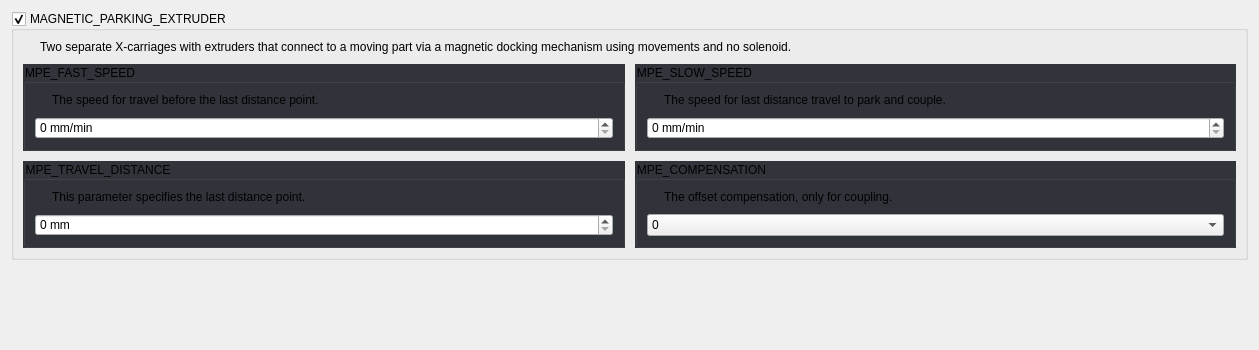
         <widget class="QWidget" name="scrollAreaWidgetContents_3">
          <property name="geometry">
           <rect>
            <x>0</x>
            <y>0</y>
            <width>1259</width>
            <height>350</height>
           </rect>
          </property>
          <property name="styleSheet">
           <string notr="true">#scrollAreaWidgetContents_3 {
	background: rgb(34, 35, 40);
}</string>
          </property>
          <layout class="QGridLayout" name="gridLayout_45">
           <item row="0" column="0">
            <widget class="QGroupBox" name="uMagneticParkingExtruderBox">
             <property name="title">
              <string>MAGNETIC_PARKING_EXTRUDER</string>
             </property>
             <property name="checkable">
              <bool>true</bool>
             </property>
             <layout class="QGridLayout" name="gridLayout_28">
              <property name="spacing">
               <number>10</number>
              </property>
              <item row="1" column="0" colspan="2">
               <widget class="QWidget" name="widget_8" native="true">
                <layout class="QGridLayout" name="gridLayout_37">
                 <property name="leftMargin">
                  <number>0</number>
                 </property>
                 <property name="topMargin">
                  <number>0</number>
                 </property>
                 <property name="rightMargin">
                  <number>0</number>
                 </property>
                 <property name="bottomMargin">
                  <number>0</number>
                 </property>
                 <property name="spacing">
                  <number>10</number>
                 </property>
                 <item row="0" column="1">
                  <widget class="QGroupBox" name="groupBox_17">
                   <property name="focusPolicy">
                    <enum>Qt::StrongFocus</enum>
                   </property>
                   <property name="styleSheet">
                    <string notr="true">QGroupBox:!disabled {
	background: rgb(50, 52, 59);
}</string>
                   </property>
                   <property name="title">
                    <string>MPE_SLOW_SPEED</string>
                   </property>
                   <layout class="QGridLayout" name="gridLayout_30">
                    <property name="spacing">
                     <number>10</number>
                    </property>
                    <item row="0" column="0">
                     <widget class="QLabel" name="label_38">
                      <property name="sizePolicy">
                       <sizepolicy hsizetype="Fixed" vsizetype="Fixed">
                        <horstretch>0</horstretch>
                        <verstretch>0</verstretch>
                       </sizepolicy>
                      </property>
                      <property name="text">
                       <string/>
                      </property>
                      <property name="pixmap">
                       <pixmap resource="../resources/resources.qrc">:/info_FILL0_wght100_GRAD0_opsz20.svg</pixmap>
                      </property>
                     </widget>
                    </item>
                    <item row="0" column="1">
                     <widget class="QLabel" name="label_39">
                      <property name="text">
                       <string>The speed for last distance travel to park and couple.</string>
                      </property>
                     </widget>
                    </item>
                    <item row="1" column="0" colspan="2">
                     <widget class="QSpinBox" name="uMpeSlowSpeedSpinBox">
                      <property name="suffix">
                       <string> mm/min</string>
                      </property>
                      <property name="maximum">
                       <number>100000</number>
                      </property>
                      <property name="stepType">
                       <enum>QAbstractSpinBox::AdaptiveDecimalStepType</enum>
                      </property>
                     </widget>
                    </item>
                   </layout>
                  </widget>
                 </item>
                 <item row="0" column="0">
                  <widget class="QGroupBox" name="groupBox_16">
                   <property name="focusPolicy">
                    <enum>Qt::StrongFocus</enum>
                   </property>
                   <property name="styleSheet">
                    <string notr="true">QGroupBox:!disabled {
	background: rgb(50, 52, 59);
}</string>
                   </property>
                   <property name="title">
                    <string>MPE_FAST_SPEED</string>
                   </property>
                   <layout class="QGridLayout" name="gridLayout_31">
                    <property name="spacing">
                     <number>10</number>
                    </property>
                    <item row="0" column="0">
                     <widget class="QLabel" name="label_36">
                      <property name="sizePolicy">
                       <sizepolicy hsizetype="Fixed" vsizetype="Fixed">
                        <horstretch>0</horstretch>
                        <verstretch>0</verstretch>
                       </sizepolicy>
                      </property>
                      <property name="text">
                       <string/>
                      </property>
                      <property name="pixmap">
                       <pixmap resource="../resources/resources.qrc">:/info_FILL0_wght100_GRAD0_opsz20.svg</pixmap>
                      </property>
                     </widget>
                    </item>
                    <item row="0" column="1">
                     <widget class="QLabel" name="label_37">
                      <property name="text">
                       <string>The speed for travel before the last distance point.</string>
                      </property>
                     </widget>
                    </item>
                    <item row="1" column="0" colspan="2">
                     <widget class="QSpinBox" name="uMpeFastSpeedSpinBox">
                      <property name="suffix">
                       <string> mm/min</string>
                      </property>
                      <property name="maximum">
                       <number>100000</number>
                      </property>
                      <property name="stepType">
                       <enum>QAbstractSpinBox::AdaptiveDecimalStepType</enum>
                      </property>
                     </widget>
                    </item>
                   </layout>
                  </widget>
                 </item>
                 <item row="1" column="0">
                  <widget class="QGroupBox" name="groupBox_18">
                   <property name="focusPolicy">
                    <enum>Qt::StrongFocus</enum>
                   </property>
                   <property name="styleSheet">
                    <string notr="true">QGroupBox:!disabled {
	background: rgb(50, 52, 59);
}</string>
                   </property>
                   <property name="title">
                    <string>MPE_TRAVEL_DISTANCE</string>
                   </property>
                   <layout class="QGridLayout" name="gridLayout_32">
                    <property name="spacing">
                     <number>10</number>
                    </property>
                    <item row="0" column="0">
                     <widget class="QLabel" name="label_32">
                      <property name="sizePolicy">
                       <sizepolicy hsizetype="Fixed" vsizetype="Fixed">
                        <horstretch>0</horstretch>
                        <verstretch>0</verstretch>
                       </sizepolicy>
                      </property>
                      <property name="text">
                       <string/>
                      </property>
                      <property name="pixmap">
                       <pixmap resource="../resources/resources.qrc">:/info_FILL0_wght100_GRAD0_opsz20.svg</pixmap>
                      </property>
                     </widget>
                    </item>
                    <item row="0" column="1">
                     <widget class="QLabel" name="label_33">
                      <property name="text">
                       <string>This parameter specifies the last distance point.</string>
                      </property>
                     </widget>
                    </item>
                    <item row="1" column="0" colspan="2">
                     <widget class="QSpinBox" name="uMpeTravelDistanceSpinBox">
                      <property name="suffix">
                       <string> mm</string>
                      </property>
                      <property name="prefix">
                       <string/>
                      </property>
                      <property name="maximum">
                       <number>1000</number>
                      </property>
                      <property name="stepType">
                       <enum>QAbstractSpinBox::AdaptiveDecimalStepType</enum>
                      </property>
                     </widget>
                    </item>
                   </layout>
                  </widget>
                 </item>
                 <item row="1" column="1">
                  <widget class="QGroupBox" name="groupBox_19">
                   <property name="focusPolicy">
                    <enum>Qt::StrongFocus</enum>
                   </property>
                   <property name="styleSheet">
                    <string notr="true">QGroupBox:!disabled {
	background: rgb(50, 52, 59);
}</string>
                   </property>
                   <property name="title">
                    <string>MPE_COMPENSATION</string>
                   </property>
                   <layout class="QGridLayout" name="gridLayout_29">
                    <property name="spacing">
                     <number>10</number>
                    </property>
                    <item row="0" column="0">
                     <widget class="QLabel" name="label_34">
                      <property name="sizePolicy">
                       <sizepolicy hsizetype="Fixed" vsizetype="Fixed">
                        <horstretch>0</horstretch>
                        <verstretch>0</verstretch>
                       </sizepolicy>
                      </property>
                      <property name="text">
                       <string/>
                      </property>
                      <property name="pixmap">
                       <pixmap resource="../resources/resources.qrc">:/info_FILL0_wght100_GRAD0_opsz20.svg</pixmap>
                      </property>
                     </widget>
                    </item>
                    <item row="0" column="1">
                     <widget class="QLabel" name="label_35">
                      <property name="text">
                       <string>The offset compensation, only for coupling.</string>
                      </property>
                     </widget>
                    </item>
                    <item row="1" column="0" colspan="2">
                     <widget class="Dropdown" name="uMpeCompensationDropdown">
                      <property name="currentIndex">
                       <number>1</number>
                      </property>
                      <item>
                       <property name="text">
                        <string>-1</string>
                       </property>
                      </item>
                      <item>
                       <property name="text">
                        <string>0</string>
                       </property>
                      </item>
                      <item>
                       <property name="text">
                        <string>1</string>
                       </property>
                      </item>
                     </widget>
                    </item>
                   </layout>
                  </widget>
                 </item>
                </layout>
               </widget>
              </item>
              <item row="0" column="1">
               <widget class="QLabel" name="label_41">
                <property name="text">
                 <string>Two separate X-carriages with extruders that connect to a moving part via a magnetic docking mechanism using movements and no solenoid.</string>
                </property>
               </widget>
              </item>
              <item row="0" column="0">
               <widget class="QLabel" name="label_40">
                <property name="sizePolicy">
                 <sizepolicy hsizetype="Fixed" vsizetype="Fixed">
                  <horstretch>0</horstretch>
                  <verstretch>0</verstretch>
                 </sizepolicy>
                </property>
                <property name="text">
                 <string/>
                </property>
                <property name="pixmap">
                 <pixmap resource="../resources/resources.qrc">:/info_FILL0_wght100_GRAD0_opsz20.svg</pixmap>
                </property>
               </widget>
              </item>
             </layout>
            </widget>
           </item>
           <item row="1" column="0">
            <spacer name="verticalSpacer">
             <property name="orientation">
              <enum>Qt::Vertical</enum>
             </property>
             <property name="sizeType">
              <enum>QSizePolicy::MinimumExpanding</enum>
             </property>
             <property name="sizeHint" stdset="0">
              <size>
               <width>0</width>
               <height>0</height>
              </size>
             </property>
            </spacer>
           </item>
          </layout>
         </widget>
